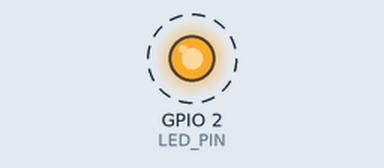
Recording of a sketch running on a simulated ESP8266 (NodeMCU). Shown: output pins drawn as LEDs (lit = HIGH). Dashed ring = blinking. What the sketch prints to the serial monitor is not drawn.

Above: at 0.12 s.
Timing chart, 0 to 3.0 s (numbered marks = the images above):
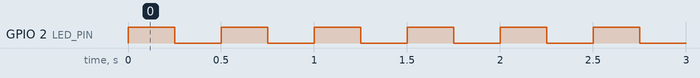

The sketch:

blink_esp32.ino
```cpp
// ESP32 LED blink — nff flash test sketch.
// Built-in LED is GPIO 2 on most ESP32 dev boards (DOIT DevKit, NodeMCU-32S, etc.).
// Change LED_PIN if your board uses a different pin.

#define LED_PIN    2
#define BAUD_RATE  115200
#define INTERVAL   250   // ms per blink half-cycle

void setup() {
  Serial.begin(BAUD_RATE);
  pinMode(LED_PIN, OUTPUT);
  Serial.println("nff blink test — ready");
}

void loop() {
  digitalWrite(LED_PIN, HIGH);
  Serial.println("LED ON");
  delay(INTERVAL);

  digitalWrite(LED_PIN, LOW);
  Serial.println("LED OFF");
  delay(INTERVAL);
}
```

Measured:
- by itself, GPIO 2 (LED_PIN): alternates HIGH for 0.25 s and LOW for 0.25 s
